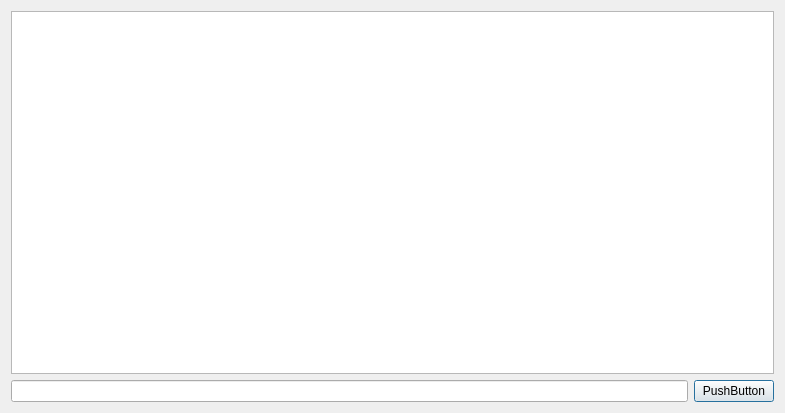
<?xml version="1.0" encoding="UTF-8"?>
<ui version="4.0">
 <class>DialogMain</class>
 <widget class="QDialog" name="DialogMain">
  <property name="geometry">
   <rect>
    <x>0</x>
    <y>0</y>
    <width>785</width>
    <height>413</height>
   </rect>
  </property>
  <property name="windowTitle">
   <string>PyQt5 + Cython Demo</string>
  </property>
  <layout class="QGridLayout" name="gridLayout">
   <item row="0" column="0">
    <widget class="QTextEdit" name="textEdit"/>
   </item>
   <item row="1" column="0">
    <layout class="QHBoxLayout" name="horizontalLayout">
     <item>
      <widget class="QLineEdit" name="lineEdit"/>
     </item>
     <item>
      <widget class="QPushButton" name="pushButton">
       <property name="text">
        <string>PushButton</string>
       </property>
      </widget>
     </item>
    </layout>
   </item>
  </layout>
 </widget>
 <resources/>
 <connections/>
</ui>
